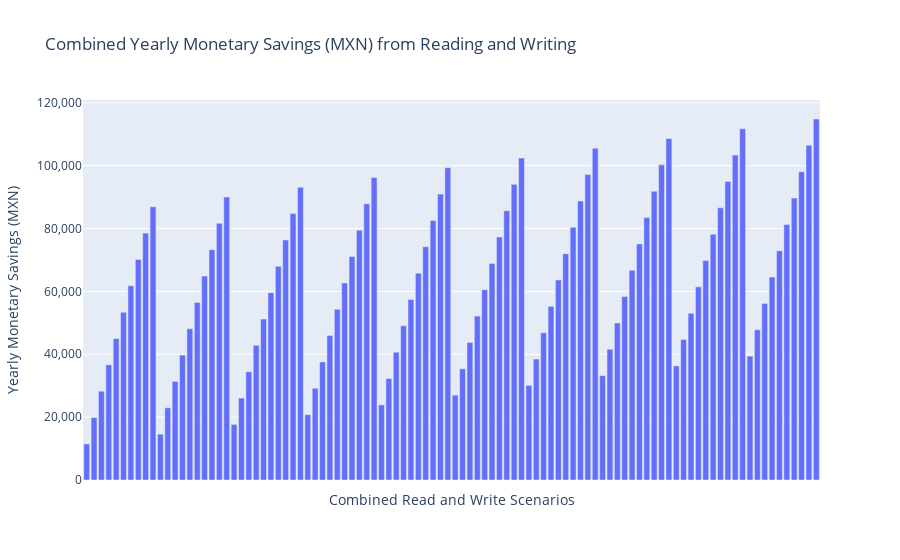

Notebook cell for this chart:
### Code cell
import plotly.express as px
import locale

# Set the locale to Mexican peso (MXN) format
locale.setlocale(locale.LC_ALL, 'es_MX.UTF-8')
# Generate data for the plots
reads_range = range(1, 11)  # Number of reads per week from 1 to 10
writes_range = range(1, 11)  # Number of writes per week from 1 to 10

# Create a pandas DataFrame with your data
data = pd.DataFrame({
    'format': ['csv', 'feather', 'parquet'],
    'size_mb': [768.2180, 225.6625, 125.5905],
    'save_ram_delta_mb': [0.950000, 794.471875, 157.387695],
    'save_time': [21.607429, 1.223743, 2.264781],
    'load_ram_delta_mb': [494.735156, 503.852539, 1367.403125],
    'load_time': [7.973257, 0.561361, 0.814259]
})

from_format = 'csv'
to_format = 'parquet'
persons = 15
daily_wage = 2000
time_unit = 'hours'

# Generate data for the combined savings plot
combined_savings = []

for reads in reads_range:
    for writes in writes_range:
        combined_savings.append(calculate_yearly_monetary_savings(data, from_format, to_format, reads, writes, persons, daily_wage, time_unit))
# Create a bar plot using Plotly
fig = px.bar(x=[f'Reads: {r}, Writes: {w}' for r in reads_range for w in writes_range], y=combined_savings,
             labels={'x': 'Combined Read and Write Scenarios', 'y': 'Yearly Monetary Savings (MXN)'},
             title='Combined Yearly Monetary Savings (MXN) from Reading and Writing')

# Remove x-axis ticks
fig.update_xaxes(tickvals=[])

# Format y-axis labels with thousands separator
fig.update_layout(yaxis_tickformat=',.0f', yaxis_title='Yearly Monetary Savings (MXN)')

fig.show()

### Figure 1 — Plotly figure (JSON) as saved in the notebook; plotly's stock layout.template omitted (floating-point values rounded to 4 significant figures)
{"data": [{"alignmentgroup": "True", "hovertemplate": "Combined Read and Write Scenarios=%{x}<br>Yearly Monetary Savings (MXN)=%{y}<extra></extra>", "legendgroup": "", "marker": {"color": "#636efa", "pattern": {"shape": ""}}, "name": "", "offsetgroup": "", "orientation": "v", "showlegend": false, "textposition": "auto", "type": "bar", "x": ["Reads: 1, Writes: 1", "Reads: 1, Writes: 2", "Reads: 1, Writes: 3", "Reads: 1, Writes: 4", "Reads: 1, Writes: 5", "Reads: 1, Writes: 6", "Reads: 1, Writes: 7", "Reads: 1, Writes: 8", "Reads: 1, Writes: 9", "Reads: 1, Writes: 10", "Reads: 2, Writes: 1", "Reads: 2, Writes: 2", "Reads: 2, Writes: 3", "Reads: 2, Writes: 4", "Reads: 2, Writes: 5", "Reads: 2, Writes: 6", "Reads: 2, Writes: 7", "Reads: 2, Writes: 8", "Reads: 2, Writes: 9", "Reads: 2, Writes: 10", "Reads: 3, Writes: 1", "Reads: 3, Writes: 2", "Reads: 3, Writes: 3", "Reads: 3, Writes: 4", "Reads: 3, Writes: 5", "Reads: 3, Writes: 6", "Reads: 3, Writes: 7", "Reads: 3, Writes: 8", "Reads: 3, Writes: 9", "Reads: 3, Writes: 10", "Reads: 4, Writes: 1", "Reads: 4, Writes: 2", "Reads: 4, Writes: 3", "Reads: 4, Writes: 4", "Reads: 4, Writes: 5", "Reads: 4, Writes: 6", "Reads: 4, Writes: 7", "Reads: 4, Writes: 8", "Reads: 4, Writes: 9", "Reads: 4, Writes: 10", "Reads: 5, Writes: 1", "Reads: 5, Writes: 2", "Reads: 5, Writes: 3", "Reads: 5, Writes: 4", "Reads: 5, Writes: 5", "Reads: 5, Writes: 6", "Reads: 5, Writes: 7", "Reads: 5, Writes: 8", "Reads: 5, Writes: 9", "Reads: 5, Writes: 10", "Reads: 6, Writes: 1", "Reads: 6, Writes: 2", "Reads: 6, Writes: 3", "Reads: 6, Writes: 4", "Reads: 6, Writes: 5", "Reads: 6, Writes: 6", "Reads: 6, Writes: 7", "Reads: 6, Writes: 8", "Reads: 6, Writes: 9", "Reads: 6, Writes: 10", "Reads: 7, Writes: 1", "Reads: 7, Writes: 2", "Reads: 7, Writes: 3", "Reads: 7, Writes: 4", "Reads: 7, Writes: 5", "Reads: 7, Writes: 6", "Reads: 7, Writes: 7", "Reads: 7, Writes: 8", "Reads: 7, Writes: 9", "Reads: 7, Writes: 10", "Reads: 8, Writes: 1", "Reads: 8, Writes: 2", "Reads: 8, Writes: 3", "Reads: 8, Writes: 4", "Reads: 8, Writes: 5", "Reads: 8, Writes: 6", "Reads: 8, Writes: 7", "Reads: 8, Writes: 8", "Reads: 8, Writes: 9", "Reads: 8, Writes: 10", "Reads: 9, Writes: 1", "Reads: 9, Writes: 2", "Reads: 9, Writes: 3", "Reads: 9, Writes: 4", "Reads: 9, Writes: 5", "Reads: 9, Writes: 6", "Reads: 9, Writes: 7", "Reads: 9, Writes: 8", "Reads: 9, Writes: 9", "Reads: 9, Writes: 10", "Reads: 10, Writes: 1", "Reads: 10, Writes: 2", "Reads: 10, Writes: 3", "Reads: 10, Writes: 4", "Reads: 10, Writes: 5", "Reads: 10, Writes: 6", "Reads: 10, Writes: 7", "Reads: 10, Writes: 8", "Reads: 10, Writes: 9", "Reads: 10, Writes: 10"], "xaxis": "x", "y": [11480.0, 19870.0, 28250.0, 36630.0, 45010.0, 53390.0, 61770.0, 70160.0, 78540.0, 86920.0, 14590.0, 22970.0, 31350.0, 39730.0, 48110.0, 56500.0, 64880.0, 73260.0, 81640.0, 90020.0, 17690.0, 26070.0, 34450.0, 42830.0, 51220.0, 59600.0, 67980.0, 76360.0, 84740.0, 93120.0, 20790.0, 29170.0, 37550.0, 45940.0, 54320.0, 62700.0, 71080.0, 79460.0, 87850.0, 96230.0, 23890.0, 32270.0, 40660.0, 49040.0, 57420.0, 65800.0, 74180.0, 82570.0, 90950.0, 99330.0, 27000.0, 35380.0, 43760.0, 52140.0, 60520.0, 68900.0, 77290.0, 85670.0, 94050.0, 102400.0, 30100.0, 38480.0, 46860.0, 55240.0, 63620.0, 72010.0, 80390.0, 88770.0, 97150.0, 105500.0, 33200.0, 41580.0, 49960.0, 58350.0, 66730.0, 75110.0, 83490.0, 91870.0, 100300.0, 108600.0, 36300.0, 44680.0, 53070.0, 61450.0, 69830.0, 78210.0, 86590.0, 94970.0, 103400.0, 111700.0, 39400.0, 47790.0, 56170.0, 64550.0, 72930.0, 81310.0, 89700.0, 98080.0, 106500.0, 114800.0], "yaxis": "y"}], "layout": {"barmode": "relative", "legend": {"tracegroupgap": 0}, "title": {"text": "Combined Yearly Monetary Savings (MXN) from Reading and Writing"}, "xaxis": {"anchor": "y", "domain": [0, 1], "tickvals": [], "title": {"text": "Combined Read and Write Scenarios"}}, "yaxis": {"anchor": "x", "domain": [0, 1], "tickformat": ",.0f", "title": {"text": "Yearly Monetary Savings (MXN)"}}}}
